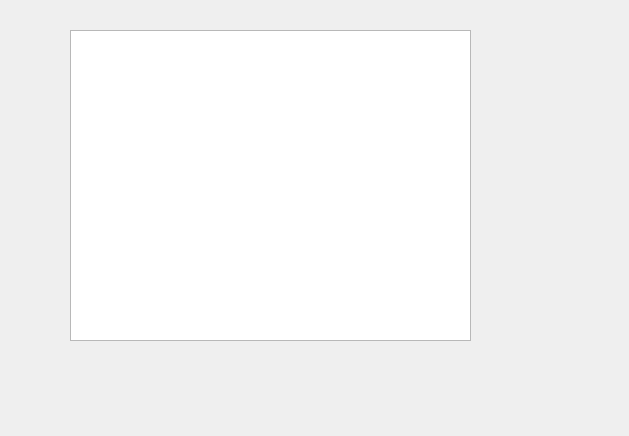
<?xml version="1.0" encoding="UTF-8"?>
<ui version="4.0">
 <class>sqlDriver</class>
 <widget class="QDialog" name="sqlDriver">
  <property name="geometry">
   <rect>
    <x>0</x>
    <y>0</y>
    <width>629</width>
    <height>436</height>
   </rect>
  </property>
  <property name="windowTitle">
   <string>sqlDriver</string>
  </property>
  <widget class="QTableView" name="tableView">
   <property name="geometry">
    <rect>
     <x>70</x>
     <y>30</y>
     <width>401</width>
     <height>311</height>
    </rect>
   </property>
  </widget>
 </widget>
 <layoutdefault spacing="6" margin="11"/>
 <resources/>
 <connections/>
</ui>
